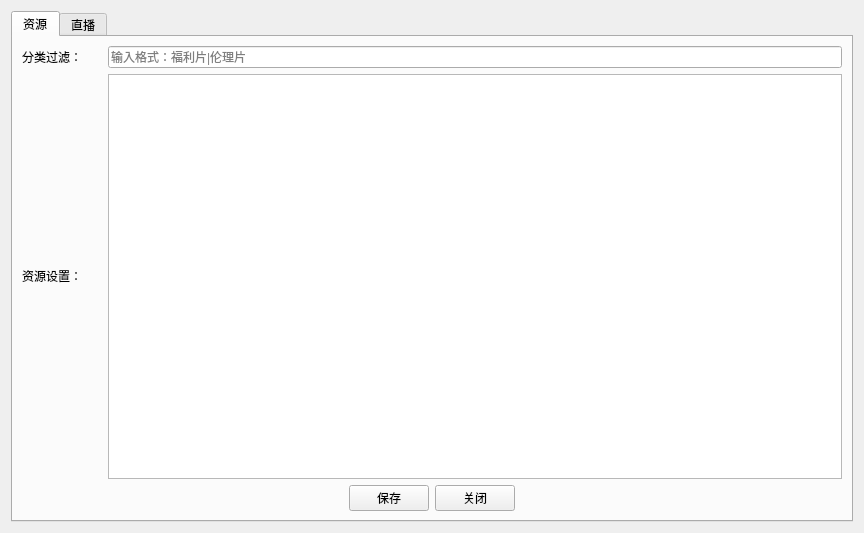
<?xml version="1.0" encoding="UTF-8"?>
<ui version="4.0">
 <class>set</class>
 <widget class="QWidget" name="set">
  <property name="windowModality">
   <enum>Qt::WindowModal</enum>
  </property>
  <property name="geometry">
   <rect>
    <x>0</x>
    <y>0</y>
    <width>864</width>
    <height>533</height>
   </rect>
  </property>
  <property name="focusPolicy">
   <enum>Qt::WheelFocus</enum>
  </property>
  <property name="windowTitle">
   <string>资源设置</string>
  </property>
  <layout class="QHBoxLayout" name="horizontalLayout_3">
   <item>
    <widget class="QTabWidget" name="tabWidget">
     <property name="layoutDirection">
      <enum>Qt::LeftToRight</enum>
     </property>
     <property name="currentIndex">
      <number>0</number>
     </property>
     <widget class="QWidget" name="tab">
      <attribute name="title">
       <string>资源</string>
      </attribute>
      <layout class="QVBoxLayout" name="verticalLayout">
       <item>
        <layout class="QHBoxLayout" name="horizontalLayout_4">
         <item>
          <widget class="QLabel" name="label">
           <property name="minimumSize">
            <size>
             <width>80</width>
             <height>20</height>
            </size>
           </property>
           <property name="maximumSize">
            <size>
             <width>80</width>
             <height>20</height>
            </size>
           </property>
           <property name="text">
            <string>分类过滤：</string>
           </property>
          </widget>
         </item>
         <item>
          <widget class="QLineEdit" name="lineEdit">
           <property name="placeholderText">
            <string>输入格式：福利片|伦理片</string>
           </property>
          </widget>
         </item>
        </layout>
       </item>
       <item>
        <layout class="QHBoxLayout" name="horizontalLayout_5">
         <item>
          <widget class="QLabel" name="label_2">
           <property name="minimumSize">
            <size>
             <width>80</width>
             <height>20</height>
            </size>
           </property>
           <property name="maximumSize">
            <size>
             <width>80</width>
             <height>20</height>
            </size>
           </property>
           <property name="text">
            <string>资源设置：</string>
           </property>
          </widget>
         </item>
         <item>
          <widget class="QPlainTextEdit" name="source_edit"/>
         </item>
        </layout>
       </item>
       <item>
        <layout class="QHBoxLayout" name="horizontalLayout_2">
         <item>
          <spacer name="horizontalSpacer">
           <property name="orientation">
            <enum>Qt::Horizontal</enum>
           </property>
           <property name="sizeHint" stdset="0">
            <size>
             <width>40</width>
             <height>20</height>
            </size>
           </property>
          </spacer>
         </item>
         <item>
          <widget class="QPushButton" name="source_ok">
           <property name="maximumSize">
            <size>
             <width>80</width>
             <height>32</height>
            </size>
           </property>
           <property name="text">
            <string>保存</string>
           </property>
          </widget>
         </item>
         <item>
          <widget class="QPushButton" name="source_esc">
           <property name="maximumSize">
            <size>
             <width>80</width>
             <height>32</height>
            </size>
           </property>
           <property name="text">
            <string>关闭</string>
           </property>
          </widget>
         </item>
         <item>
          <spacer name="horizontalSpacer_3">
           <property name="orientation">
            <enum>Qt::Horizontal</enum>
           </property>
           <property name="sizeHint" stdset="0">
            <size>
             <width>40</width>
             <height>20</height>
            </size>
           </property>
          </spacer>
         </item>
        </layout>
       </item>
      </layout>
     </widget>
     <widget class="QWidget" name="tab_2">
      <attribute name="title">
       <string>直播</string>
      </attribute>
      <layout class="QVBoxLayout" name="verticalLayout_2">
       <item>
        <widget class="QTextEdit" name="live_edit"/>
       </item>
       <item>
        <layout class="QHBoxLayout" name="horizontalLayout">
         <item>
          <spacer name="horizontalSpacer_2">
           <property name="orientation">
            <enum>Qt::Horizontal</enum>
           </property>
           <property name="sizeHint" stdset="0">
            <size>
             <width>40</width>
             <height>20</height>
            </size>
           </property>
          </spacer>
         </item>
         <item>
          <widget class="QPushButton" name="pushButton_live_ok">
           <property name="maximumSize">
            <size>
             <width>80</width>
             <height>32</height>
            </size>
           </property>
           <property name="text">
            <string>保存</string>
           </property>
          </widget>
         </item>
         <item>
          <widget class="QPushButton" name="pushButton_live_esc">
           <property name="maximumSize">
            <size>
             <width>80</width>
             <height>32</height>
            </size>
           </property>
           <property name="text">
            <string>关闭</string>
           </property>
          </widget>
         </item>
         <item>
          <spacer name="horizontalSpacer_4">
           <property name="orientation">
            <enum>Qt::Horizontal</enum>
           </property>
           <property name="sizeHint" stdset="0">
            <size>
             <width>40</width>
             <height>20</height>
            </size>
           </property>
          </spacer>
         </item>
        </layout>
       </item>
      </layout>
     </widget>
    </widget>
   </item>
  </layout>
 </widget>
 <resources/>
 <connections/>
</ui>
